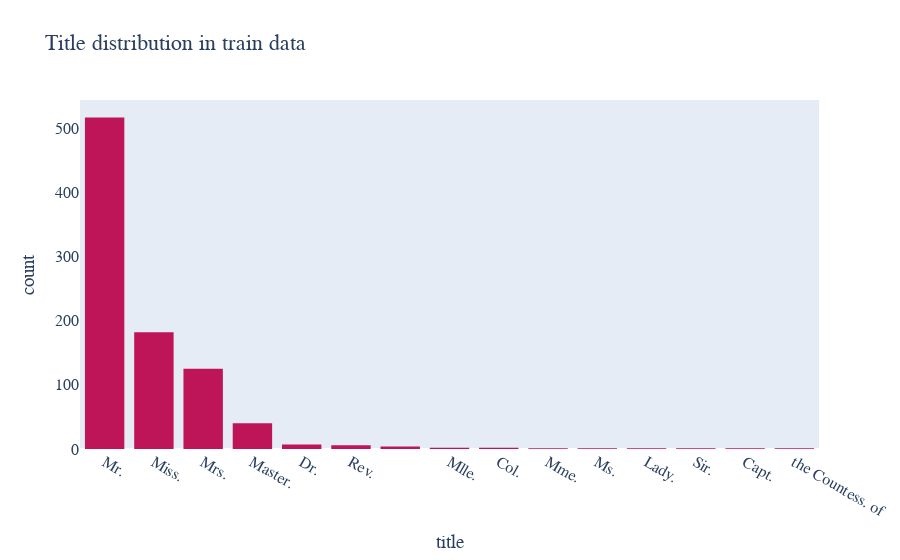
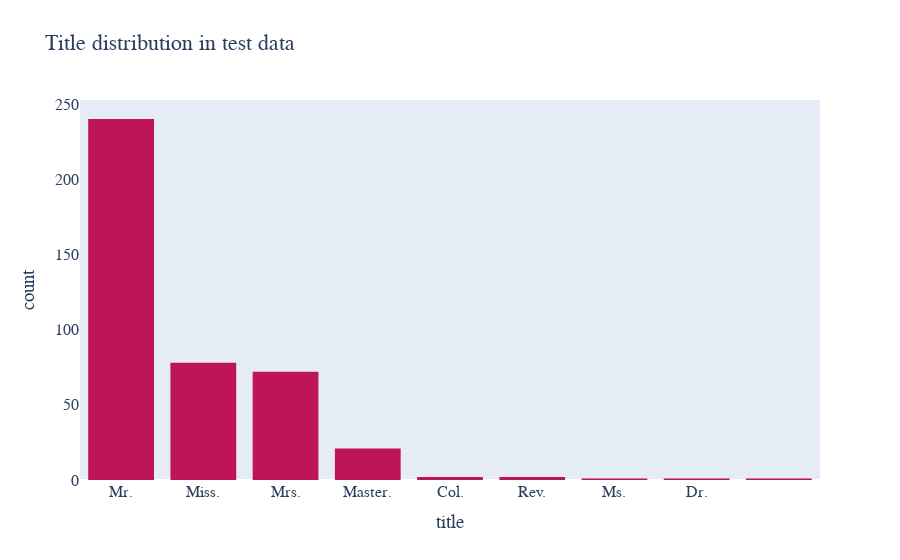

Write notebook code for charts like these, in order.
### Code cell
for df in [train_data, test_data]:
    fig= px.histogram(df,
                      x='title',
                     title = 'Title distribution in {}'.format(df.custom_name),
                      color_discrete_sequence = ['#be1558']
                     )
    fig.update_layout(
        font=dict(
            family="Arial",
            size=16
            )
    )

    fig.update_yaxes(
        showgrid=False
    )
    fig.update_xaxes(showgrid=False,
                    categoryorder= 'total descending')
    
    fig.show()

### Figure 1 — Plotly figure (JSON) as saved in the notebook; plotly's stock layout.template omitted (floating-point values rounded to 4 significant figures; data arrays with more than 128 entries replaced by an {"elided": "..."} marker saying what was removed)
{"data": [{"alignmentgroup": "True", "bingroup": "x", "hovertemplate": "title=%{x}<br>count=%{y}<extra></extra>", "legendgroup": "", "marker": {"color": "#be1558"}, "name": "", "offsetgroup": "", "orientation": "v", "showlegend": false, "type": "histogram", "x": {"elided": "891 str values"}, "xaxis": "x", "yaxis": "y"}], "layout": {"barmode": "relative", "font": {"family": "Arial", "size": 16}, "legend": {"tracegroupgap": 0}, "title": {"text": "Title distribution in train data"}, "xaxis": {"anchor": "y", "categoryorder": "total descending", "domain": [0, 1], "showgrid": false, "title": {"text": "title"}}, "yaxis": {"anchor": "x", "domain": [0, 1], "showgrid": false, "title": {"text": "count"}}}}

### Figure 2 — Plotly figure (JSON) as saved in the notebook; plotly's stock layout.template omitted (floating-point values rounded to 4 significant figures; data arrays with more than 128 entries replaced by an {"elided": "..."} marker saying what was removed)
{"data": [{"alignmentgroup": "True", "bingroup": "x", "hovertemplate": "title=%{x}<br>count=%{y}<extra></extra>", "legendgroup": "", "marker": {"color": "#be1558"}, "name": "", "offsetgroup": "", "orientation": "v", "showlegend": false, "type": "histogram", "x": {"elided": "418 str values"}, "xaxis": "x", "yaxis": "y"}], "layout": {"barmode": "relative", "font": {"family": "Arial", "size": 16}, "legend": {"tracegroupgap": 0}, "title": {"text": "Title distribution in test data"}, "xaxis": {"anchor": "y", "categoryorder": "total descending", "domain": [0, 1], "showgrid": false, "title": {"text": "title"}}, "yaxis": {"anchor": "x", "domain": [0, 1], "showgrid": false, "title": {"text": "count"}}}}
